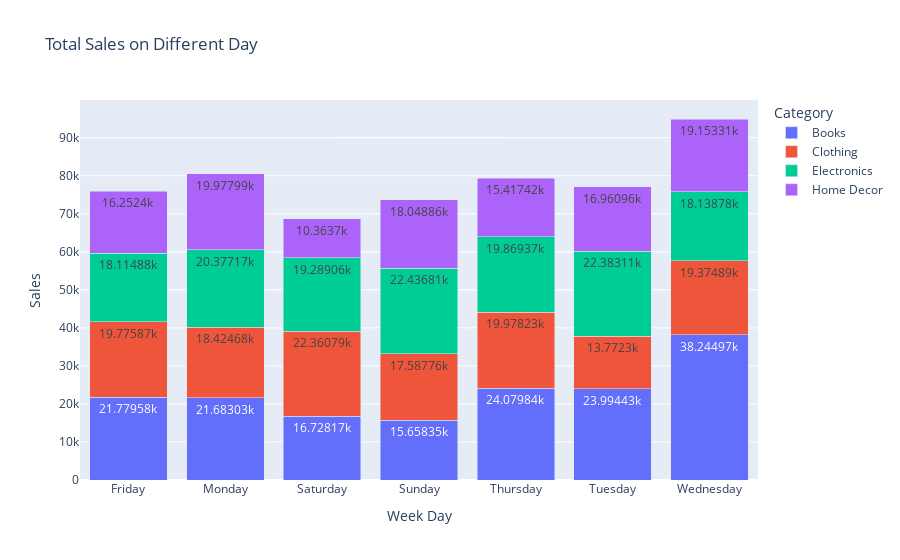

The cell this chart's notebook holds for it:
### Markdown cell above
- Wednesday has the highest total quantity (~320), with Books (125) contributing the most, followed by Electronics (57).
- Sunday and Thursday also exhibit strong performance (~300 each), driven primarily by Electronics (83 on Sunday, 73 on Thursday).
- Friday and Saturday show lower sales (~250 each), with Books and Electronics leading in these categories.
- Home Decor consistently contributes the least, peaking at 80 on Thursday.
- Overall, Books and Electronics are the dominant categories, with Wednesday being the best sales day.

### Code cell
fig = px.bar(
    data_frame=master_table.groupby(['Category','TransactionDay'])['TotalValue'].sum().reset_index(), 
    x='TransactionDay', 
    y='TotalValue', 
    barmode='stack',
    color='Category',
    labels={'TotalValue':'Sales','TransactionDay':'Week Day'},
    title='Total Sales on Different Day',
    text_auto=True)

fig.show()

### Figure 1 — Plotly figure (JSON) as saved in the notebook; plotly's stock layout.template omitted (floating-point values rounded to 4 significant figures)
{"data": [{"alignmentgroup": "True", "hovertemplate": "Category=Books<br>Week Day=%{x}<br>Sales=%{y}<extra></extra>", "legendgroup": "Books", "marker": {"color": "#636efa", "pattern": {"shape": ""}}, "name": "Books", "offsetgroup": "Books", "orientation": "v", "showlegend": true, "textposition": "auto", "texttemplate": "%{y}", "type": "bar", "x": ["Friday", "Monday", "Saturday", "Sunday", "Thursday", "Tuesday", "Wednesday"], "xaxis": "x", "y": [21780.0, 21680.0, 16730.0, 15660.0, 24080.0, 23990.0, 38240.0], "yaxis": "y"}, {"alignmentgroup": "True", "hovertemplate": "Category=Clothing<br>Week Day=%{x}<br>Sales=%{y}<extra></extra>", "legendgroup": "Clothing", "marker": {"color": "#EF553B", "pattern": {"shape": ""}}, "name": "Clothing", "offsetgroup": "Clothing", "orientation": "v", "showlegend": true, "textposition": "auto", "texttemplate": "%{y}", "type": "bar", "x": ["Friday", "Monday", "Saturday", "Sunday", "Thursday", "Tuesday", "Wednesday"], "xaxis": "x", "y": [19780.0, 18420.0, 22360.0, 17590.0, 19980.0, 13770.0, 19370.0], "yaxis": "y"}, {"alignmentgroup": "True", "hovertemplate": "Category=Electronics<br>Week Day=%{x}<br>Sales=%{y}<extra></extra>", "legendgroup": "Electronics", "marker": {"color": "#00cc96", "pattern": {"shape": ""}}, "name": "Electronics", "offsetgroup": "Electronics", "orientation": "v", "showlegend": true, "textposition": "auto", "texttemplate": "%{y}", "type": "bar", "x": ["Friday", "Monday", "Saturday", "Sunday", "Thursday", "Tuesday", "Wednesday"], "xaxis": "x", "y": [18110.0, 20380.0, 19290.0, 22440.0, 19870.0, 22380.0, 18140.0], "yaxis": "y"}, {"alignmentgroup": "True", "hovertemplate": "Category=Home Decor<br>Week Day=%{x}<br>Sales=%{y}<extra></extra>", "legendgroup": "Home Decor", "marker": {"color": "#ab63fa", "pattern": {"shape": ""}}, "name": "Home Decor", "offsetgroup": "Home Decor", "orientation": "v", "showlegend": true, "textposition": "auto", "texttemplate": "%{y}", "type": "bar", "x": ["Friday", "Monday", "Saturday", "Sunday", "Thursday", "Tuesday", "Wednesday"], "xaxis": "x", "y": [16250.0, 19980.0, 10360.0, 18050.0, 15420.0, 16960.0, 19150.0], "yaxis": "y"}], "layout": {"barmode": "stack", "legend": {"title": {"text": "Category"}, "tracegroupgap": 0}, "title": {"text": "Total Sales on Different Day"}, "xaxis": {"anchor": "y", "domain": [0, 1], "title": {"text": "Week Day"}}, "yaxis": {"anchor": "x", "domain": [0, 1], "title": {"text": "Sales"}}}}
